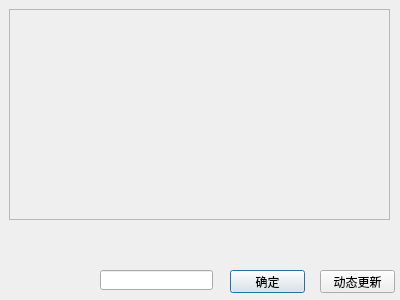
<?xml version="1.0" encoding="UTF-8"?>
<ui version="4.0">
 <class>Dialog</class>
 <widget class="QDialog" name="Dialog">
  <property name="geometry">
   <rect>
    <x>0</x>
    <y>0</y>
    <width>400</width>
    <height>300</height>
   </rect>
  </property>
  <property name="windowTitle">
   <string>Dialog</string>
  </property>
  <widget class="QFrame" name="frame">
   <property name="geometry">
    <rect>
     <x>9</x>
     <y>9</y>
     <width>381</width>
     <height>211</height>
    </rect>
   </property>
   <property name="frameShape">
    <enum>QFrame::StyledPanel</enum>
   </property>
   <property name="frameShadow">
    <enum>QFrame::Raised</enum>
   </property>
  </widget>
  <widget class="QLineEdit" name="lineEdit">
   <property name="geometry">
    <rect>
     <x>100</x>
     <y>270</y>
     <width>113</width>
     <height>20</height>
    </rect>
   </property>
  </widget>
  <widget class="QPushButton" name="pushButton">
   <property name="geometry">
    <rect>
     <x>230</x>
     <y>270</y>
     <width>75</width>
     <height>23</height>
    </rect>
   </property>
   <property name="text">
    <string>确定</string>
   </property>
  </widget>
  <widget class="QPushButton" name="pushButton_2">
   <property name="geometry">
    <rect>
     <x>320</x>
     <y>270</y>
     <width>75</width>
     <height>23</height>
    </rect>
   </property>
   <property name="text">
    <string>动态更新</string>
   </property>
  </widget>
 </widget>
 <resources/>
 <connections/>
</ui>
